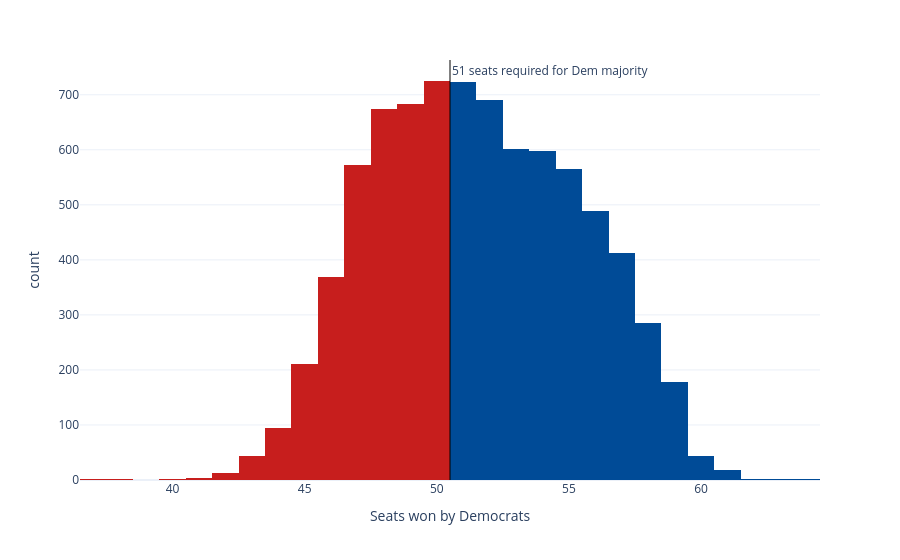

This figure's notebook cell:
### Code cell
sims_hist = px.histogram(seat_sims, x='seats', nbins=np.unique(seat_sims['seats']).shape[0]*2, color='winner',
                         color_discrete_map={'Democrats': '#004b97', 'Republicans': '#c71e1d'},
                         labels={'seats':'Seats won by Democrats', 'winner': 'Winner'}, template='plotly_white')
sims_hist.update_traces(showlegend=False)
sims_hist.add_vline(x=50.5, line_width=1, line_color='black', annotation_text='51 seats required for Dem majority', 
                    annotation_position='top right')
sims_hist

### Figure 1 — Plotly figure (JSON) as saved in the notebook; plotly's stock layout.template omitted (floating-point values rounded to 4 significant figures; data arrays with more than 128 entries replaced by an {"elided": "..."} marker saying what was removed)
{"data": [{"bingroup": "x", "hovertemplate": "Winner=Democrats<br>Seats won by Democrats=%{x}<br>count=%{y}<extra></extra>", "legendgroup": "Democrats", "marker": {"color": "#004b97", "pattern": {"shape": ""}}, "name": "Democrats", "nbinsx": 54, "orientation": "v", "showlegend": false, "type": "histogram", "x": {"elided": "4609 int values"}, "xaxis": "x", "yaxis": "y"}, {"bingroup": "x", "hovertemplate": "Winner=Republicans<br>Seats won by Democrats=%{x}<br>count=%{y}<extra></extra>", "legendgroup": "Republicans", "marker": {"color": "#c71e1d", "pattern": {"shape": ""}}, "name": "Republicans", "nbinsx": 54, "orientation": "v", "showlegend": false, "type": "histogram", "x": {"elided": "3391 int values"}, "xaxis": "x", "yaxis": "y"}], "layout": {"annotations": [{"showarrow": false, "text": "51 seats required for Dem majority", "x": 50.5, "xanchor": "left", "xref": "x", "y": 1, "yanchor": "top", "yref": "y domain"}], "barmode": "relative", "legend": {"title": {"text": "Winner"}, "tracegroupgap": 0}, "margin": {"t": 60}, "shapes": [{"line": {"color": "black", "width": 1}, "type": "line", "x0": 50.5, "x1": 50.5, "xref": "x", "y0": 0, "y1": 1, "yref": "y domain"}], "xaxis": {"anchor": "y", "domain": [0, 1], "title": {"text": "Seats won by Democrats"}}, "yaxis": {"anchor": "x", "domain": [0, 1], "title": {"text": "count"}}}}
